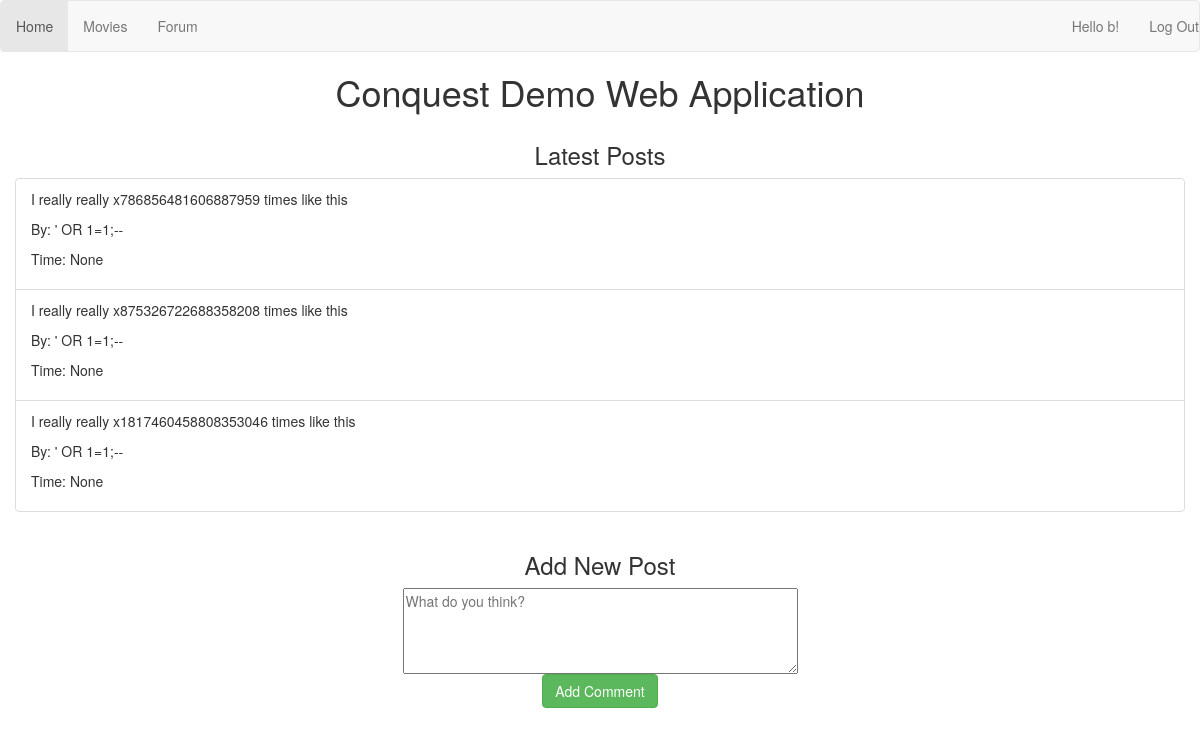
The page /forum (signed in) on the database its author committed.
### app/models.py (models this page shows, shortened)
class User(db.Model):
	id = db.Column(db.Integer, primary_key=True)
	first_name = db.Column(db.String(64), index=True)
	last_name = db.Column(db.String(64), index=True)
	email = db.Column(db.String(120), index=True, unique=True)
	password = db.Column(db.String(64), index=True)
	posts = db.relationship('Post', backref='author', lazy='dynamic')
	@property
	def is_authenticated(self):
		return True

class Post(db.Model):
	id = db.Column(db.Integer, primary_key = True)
	body = db.Column(db.String(140))
	timestamp = db.Column(db.DateTime)
	user_id = db.Column(db.Integer, db.ForeignKey('user.id'))

### app/views.py (the view, shortened to what this page needs)
@app.route('/forum', methods=['GET', 'POST'])
@login_required
def posts():
	posts = Post.query.all()
	return render_template("forum.html", posts=reversed(posts))

### app/views.py (called while the page is built)
@app.before_request
def before_request():
    g.user = current_user

@lm.user_loader
def load_user(user_id):
	return User.query.get(int(user_id))

### app/templates/forum.html
{% extends "base.html" %}
{% block content %}
<div class="container">
	<div class="row">
		<center><h3>Latest Posts</h3></center>
	</div>
	<div class="row">
		{% autoescape false %}
			<ul class="list-group">
				{% for post in posts %}
					<li class="list-group-item">
		           		<p> {{post.body}}</p>
			           	<p> By: {{post.author.first_name}}</p>
			           	<p> Time: {{post.timestamp}}</p>
					</li>
			    {% endfor %}
		{% endautoescape %}
	</div>
	<div class="row">
		<center><h3>Add New Post</h3></center>
	</div>
    <form method="POST">
    	<div class="row">
			<center>
				<textarea rows="4" cols="50" id="body" name="body" placeholder="What do you think?"></textarea>
			</center>
		</div>
		<div class="row">
			<center>
				<button type="submit" class="btn btn-success green">Add Comment</button>
			</center>
		</div>
	</form>
</div>
{% endblock %}

### app/templates/base.html (shortened to what this page needs)
<html>
	<link rel="stylesheet" href="https://maxcdn.bootstrapcdn.com/bootstrap/3.3.7/css/bootstrap.min.css">
	<link rel="stylesheet" href="http://fontawesome.io/assets/font-awesome/css/font-awesome.css">
	<head>
	</head>
	<body id="wrapper">
		<nav class="navbar navbar-default">
			<ul class="nav navbar-nav navbar-left">
				<li role="presentation" class="active"><a href="/">Home</a></li>
				<li role="presentation"><a href="/movies">Movies</a></li>
				{% if current_user.is_authenticated %}
					<li role="presentation"><a href="/forum">Forum</a></li>
				{% else %}
					<li role="presentation"><a href="/login">Log In</a></li>
					<li role="presentation"><a href="/register">Register</a></li>
				{% endif %}
			</ul>
		    <ul class="nav navbar-nav navbar-right" >
		    	{% if current_user.is_authenticated %}
  				<li><p class="navbar-text">Hello {{current_user.first_name}}!</p></li>
  				<li role="presentation"><a href="/logout">Log Out</a></li>
  				{% endif %}
			</ul>
		</nav>
		<h1><center>Conquest Demo Web Application</center></h1>
		{% block content %}{% endblock %}
	</body>
</html>

### rows shown on the page
User: first_name "b"
Post: body "I really really x786856481606887959 times like this", author.first_name "' OR 1=1;--", timestamp "None"
Post: body "I really really x875326722688358208 times like this", author.first_name "' OR 1=1;--", timestamp "None"
Post: body "I really really x1817460458808353046 times like this", author.first_name "' OR 1=1;--", timestamp "None"
